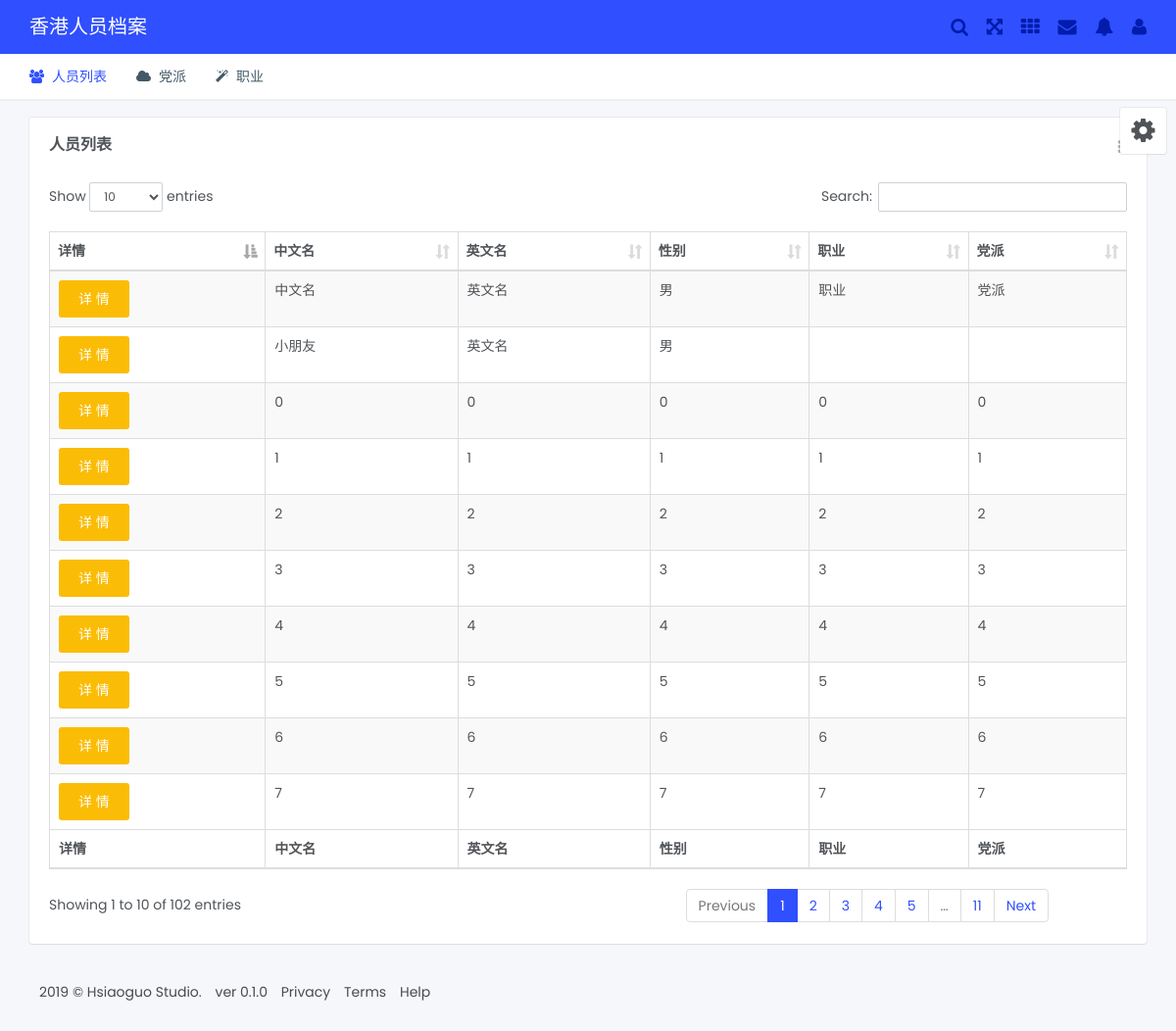
Page /list on the committed database.
### tables this page shows
CREATE TABLE person(
    id INTEGER PRIMARY KEY AUTOINCREMENT,
    cn_name TEXT,
    en_name TEXT,
    picture BLOB,
    gender TEXT,
    birthdate DATE,
    id_num TEXT,
    permit_num TEXT,
    passort TEXT,
    home_address TEXT,
    post_address TEXT,
    company_address TEXT,
    party TEXT,
    occupation TEXT,
    private_phone TEXT,
    company_phone TEXT,
    fax TEXT,
    email TEXT,
    internet_account TEXT,
    homepage TEXT,
    bank_account TEXT,
    other_number TEXT,
    family TEXT,
    hobby TEXT,
    experience TEXT,
    event TEXT,
    stain TEXT
);

### old/app.py (the view)
@app.route('/list')
def list():
    db = get_db()
    cur = db.cursor()
    data = cur.execute('SELECT * FROM person ORDER BY id').fetchall()
    return render_template('list.html', data=data)

### old/db_conn.py (called while the page is built)
def get_db():
    if 'db' not in g:
        print
        g.db = sqlite3.connect('./data.db')
    return g.db

### hkprofile/templates/list.html (shortened to what this page needs)
{% extends "base.html" %}
{% block content %}
<div class="col-xs-12">
	<div class="box-content">
		<h4 class="box-title">人员列表</h4>
		<div class="dropdown js__drop_down">
		</div>
		<table id="example" class="table table-striped table-bordered display" style="width:100%">
			<thead>
				<tr>
					<th>详情</th>
					<th>中文名</th>
					<th>英文名</th>
					<th>性别</th>
					<th>职业</th>
					<th>党派</th>
				</tr>
			</thead>
			<tfoot>
				<tr>
					<th>详情</th>
					<th>中文名</th>
					<th>英文名</th>
					<th>性别</th>
					<th>职业</th>
					<th>党派</th>
				</tr>
			</tfoot>
			<tbody>
				{% for i in range(data|length) %}
				<tr>
					<td><a class="btn btn-sm btn-warning" href="/profile/{{ data[i][0] }}" role="button">详 情</a></td>
					<td>{{ data[i][1] }}</td>
					<td>{{ data[i][2] }}</td>
					<td>{{ data[i][4] }}</td>
					<td>{{ data[i][13] }}</td>
					<td>{{ data[i][12] }}</td>
				</tr>
				{% endfor %}
			</tbody>
		</table>
	</div>
</div>
{% endblock %}

### hkprofile/templates/base.html (shortened to what this page needs)
<!DOCTYPE html>
<html lang="zh">
<head>
	<link rel="stylesheet" href="/static/styles/style-horizontal.min.css">
	<link rel="stylesheet" href="/static/plugin/mCustomScrollbar/jquery.mCustomScrollbar.min.css">
	<link rel="stylesheet" href="/static/plugin/waves/waves.min.css">
	<link rel="stylesheet" href="/static/plugin/sweet-alert/sweetalert.css">
	<link rel="stylesheet" href="/static/plugin/flexdatalist/jquery.flexdatalist.min.css">
	<link rel="stylesheet" href="/static/plugin/popover/jquery.popSelect.min.css">
	<link rel="stylesheet" href="/static/plugin/select2/css/select2.min.css">
	<link rel="stylesheet" href="/static/plugin/timepicker/bootstrap-timepicker.min.css">
	<link rel="stylesheet" href="/static/plugin/touchspin/jquery.bootstrap-touchspin.min.css">
	<link rel="stylesheet" href="/static/plugin/colorpicker/css/bootstrap-colorpicker.min.css">
	<link rel="stylesheet" href="/static/plugin/datepicker/css/bootstrap-datepicker.min.css">
	<link rel="stylesheet" href="/static/plugin/daterangepicker/daterangepicker.css">
	<link rel="stylesheet" href="/static/color-switcher/color-switcher.min.css">
	<link rel="stylesheet" href="/static/plugin/datatables/media/css/dataTables.bootstrap.min.css">
	<link rel="stylesheet" href="/static/plugin/datatables/extensions/Responsive/css/responsive.bootstrap.min.css">
	<link rel="stylesheet" href="/static/plugin/dropify/css/dropify.min.css">
</head>
<body>
<header class="fixed-header">
	<div class="header-top">
		<div class="container">
			<div class="pull-left">
				<a href="/index" class="logo">香港人员档案</a>
			</div>
			<div class="pull-right">
				<div class="ico-item">
					<a href="#" class="ico-item fa fa-search js__toggle_open" data-target="#searchform-header"></a>
				</div>
				<div class="ico-item fa fa-arrows-alt js__full_screen"></div>
				<div class="ico-item toggle-hover js__drop_down ">
					<span class="fa fa-th js__drop_down_button"></span>
				</div>
				<div class="ico-item">
					<a href="#" class="ico-item fa fa-envelope notice-alarm js__toggle_open" data-target="#message-popup"></a>
				</div>
				<div class="ico-item">
					<a href="#" class="ico-item fa fa-bell notice-alarm js__toggle_open" data-target="#notification-popup"></a>
				</div>
				<div class="ico-item">
					<a href="#" class="ico-item fa fa-user js__toggle_open" data-target="#user-status"></a>
				</div>
			</div>
		</div>
	</div>
	<nav class="nav-horizontal">
		<div class="container">
			<ul class="menu">
					<li class="current">
						<a href="/list"><i class="ico fa fa-users"></i><span>人员列表</span></a>
					</li>
					<li>
						<a href="/party"><i class="ico fa fa-cloud"></i><span>党派</span></a>
					</li>
					<li>
						<a href="/occupation"><i class="ico fa fa-magic"></i><span>职业</span></a>
					</li>
			</ul>
		</div>
	</nav>
</header>
<div id="color-switcher">
	<div id="color-switcher-button" class="btn-switcher">
		<div class="inside waves-effect waves-circle waves-light">
			<i class="ico fa fa-gear"></i>
		</div>
	</div>
</div>
<div id="wrapper">
	<div class="main-content container">
		<div class="row small-spacing">
    {% block content %}
    {% endblock %}
		</div>
		{% block footer %}
		<footer class="footer">
			<ul class="list-inline">
				<li>2019 © Hsiaoguo Studio.</li>
				<li>ver 0.1.0</li>
				<li><a href="#">Privacy</a></li>
				<li><a href="#">Terms</a></li>
				<li><a href="#">Help</a></li>
			</ul>
		</footer>
		{% endblock %}
	</div>
</div>
</body>
</html>

### rows in the picture
person: cn_name "中文名", en_name "英文名", gender "男", occupation "职业", party "党派"
person: cn_name "小朋友", en_name "英文名", gender "男"
person: cn_name "0", en_name "0", gender "0", occupation "0", party "0"
person: cn_name "1", en_name "1", gender "1", occupation "1", party "1"
person: cn_name "2", en_name "2", gender "2", occupation "2", party "2"
person: cn_name "3", en_name "3", gender "3", occupation "3", party "3"
person: cn_name "4", en_name "4", gender "4", occupation "4", party "4"
person: cn_name "5", en_name "5", gender "5", occupation "5", party "5"
person: cn_name "6", en_name "6", gender "6", occupation "6", party "6"
person: cn_name "7", en_name "7", gender "7", occupation "7", party "7"
